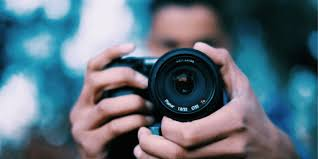
#> input picture photo.jpg, 318 x 159 px, found by its file name
$ python Task_2.py
#> lines starting #> are read from the running program, lines starting #| are printed output that depends on the picture
from PIL import Image
import numpy as np

def encrypt(image_path, key):
#> called with key = 22
    image = np.array(Image.open(image_path))
#> image is the input picture: shape (159, 318, 3); mean R, G, B 92.5, 110.6, 123.3
    encrypted_image = image ^ key
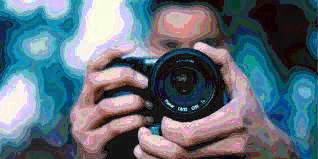
#> encrypted_image: shape (159, 318, 3); mean R, G, B 94.3, 110.9, 123.4
    return encrypted_image

def decrypt(encrypted_image, key):
    image = encrypted_image ^ key
    return image

def save_image(image, output_path):
    img = Image.fromarray(image)
    img.save(output_path)

# Example usage
image_path = r"C:\Users\Lenovo\Desktop\Prodigy infotech\Prodigy_CS_02\photo.jpg"
key = 22
encrypted_image = encrypt(image_path, key)
encrypted_image_path = r"C:\Users\Lenovo\Desktop\Prodigy infotech\Prodigy_CS_02\encrypted.jpg"
save_image(encrypted_image, encrypted_image_path)

decrypted_image = decrypt(encrypted_image, key)
decrypted_image_path = r"C:\Users\Lenovo\Desktop\Prodigy infotech\Prodigy_CS_02\decrypted.jpg"
save_image(decrypted_image, decrypted_image_path)
